Frame 1 (no input): blank canvas, image omitted
Frame 60 (the mouse pressed at the canvas centre just before this capture): blank canvas, image omitted
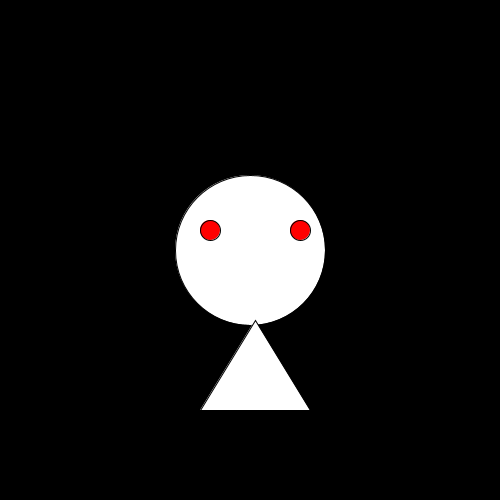
Frame 120 (the mouse held since frame 60 and released just before this capture)

The Processing sketch whose frames 1 and 60 were blank and that drew this single picture after the mouse press (run headless with seeded random() and noise(); from frame 60 on, the mouse is pressed at the canvas centre):

// Processing sketch: processing_105616
// ── processing_105616.pde

void setup() {
  size(500, 500);
  smooth();
}

void draw() {
  if (mousePressed) {
    myQuietCreature();
  } else {
    myLoudCreature();
  }
}
void myQuietCreature() {
  background(0, 0, 0);
  ellipse(mouseX, mouseY, 150, 150);
  //fill(255, 0,0);
  fill(255, 0, 0);
  ellipse(mouseX-40, mouseY-20, 20, 20);
  fill(255, 0, 0);
  ellipse(mouseX+50, mouseY-20, 20, 20);
  fill(255);
  triangle(mouseX+5, mouseY+70, mouseX+60, mouseY+160, mouseX-50, mouseY+160);
}
void myLoudCreature() {
  background(0,0,0);
  fill(255, 0, 0);
  ellipse(mouseX-100, mouseY-80, 80, 80);
}
